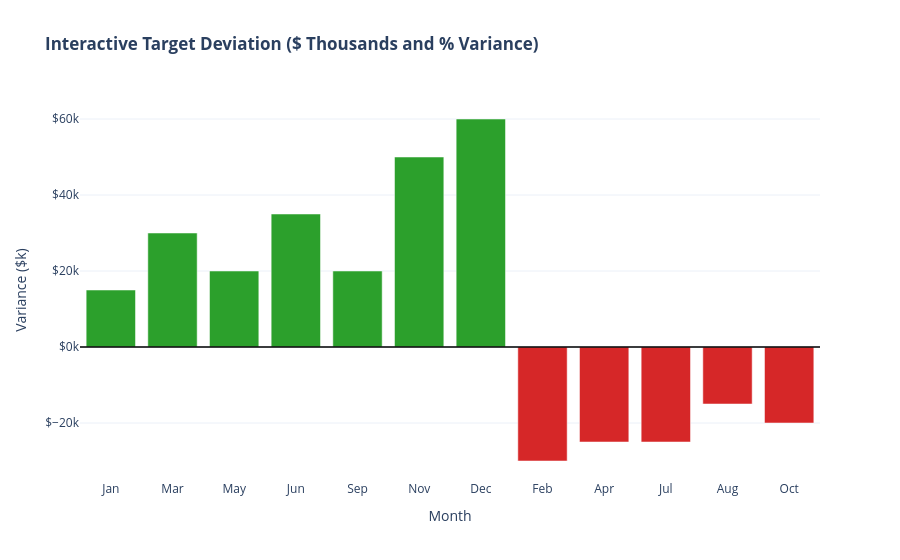

Write notebook code for a chart like this one.
### Code cell
# Visualization 2: Interactive Diverging Variance Chart
fig_var = px.bar(
    df,
    x="month",
    y="variance",
    color="status",
    color_discrete_map={"Exceeded Target": "#2ca02c", "Missed Target": "#d62728"},
    hover_data={"variance": ":+,.0f", "variance_pct": ":+.1f%"},
    title="<b>Interactive Target Deviation ($ Thousands and % Variance)</b>",
    labels={"variance": "Variance ($k)", "month": "Month", "status": "Goal Status"}
)

fig_var.add_hline(y=0, line_color="black", line_width=1.5)
fig_var.update_layout(
    yaxis_tickprefix="$",
    yaxis_ticksuffix="k",
    template="plotly_white",
    showlegend=False
)
fig_var.show()

### Figure 1 — Plotly figure (JSON) as saved in the notebook; plotly's stock layout.template omitted (floating-point values rounded to 4 significant figures)
{"data": [{"customdata": [[3.571], [6.25], [3.846], [6.25], [3.636], [7.812], [8.333]], "hovertemplate": "Goal Status=Exceeded Target<br>Month=%{x}<br>Variance ($k)=%{y:+,.0f}<br>variance_pct=%{customdata[0]:+.1f%}<extra></extra>", "legendgroup": "Exceeded Target", "marker": {"color": "#2ca02c", "pattern": {"shape": ""}}, "name": "Exceeded Target", "orientation": "v", "showlegend": true, "textposition": "auto", "type": "bar", "x": ["Jan", "Mar", "May", "Jun", "Sep", "Nov", "Dec"], "xaxis": "x", "y": [15, 30, 20, 35, 20, 50, 60], "yaxis": "y"}, {"customdata": [[-6.818], [-5.0], [-4.63], [-2.885], [-3.448]], "hovertemplate": "Goal Status=Missed Target<br>Month=%{x}<br>Variance ($k)=%{y:+,.0f}<br>variance_pct=%{customdata[0]:+.1f%}<extra></extra>", "legendgroup": "Missed Target", "marker": {"color": "#d62728", "pattern": {"shape": ""}}, "name": "Missed Target", "orientation": "v", "showlegend": true, "textposition": "auto", "type": "bar", "x": ["Feb", "Apr", "Jul", "Aug", "Oct"], "xaxis": "x", "y": [-30, -25, -25, -15, -20], "yaxis": "y"}], "layout": {"barmode": "relative", "legend": {"title": {"text": "Goal Status"}, "tracegroupgap": 0}, "shapes": [{"line": {"color": "black", "width": 1.5}, "type": "line", "x0": 0, "x1": 1, "xref": "x domain", "y0": 0, "y1": 0, "yref": "y"}], "showlegend": false, "title": {"text": "<b>Interactive Target Deviation ($ Thousands and % Variance)</b>"}, "xaxis": {"anchor": "y", "domain": [0, 1], "title": {"text": "Month"}}, "yaxis": {"anchor": "x", "domain": [0, 1], "tickprefix": "$", "ticksuffix": "k", "title": {"text": "Variance ($k)"}}}}
